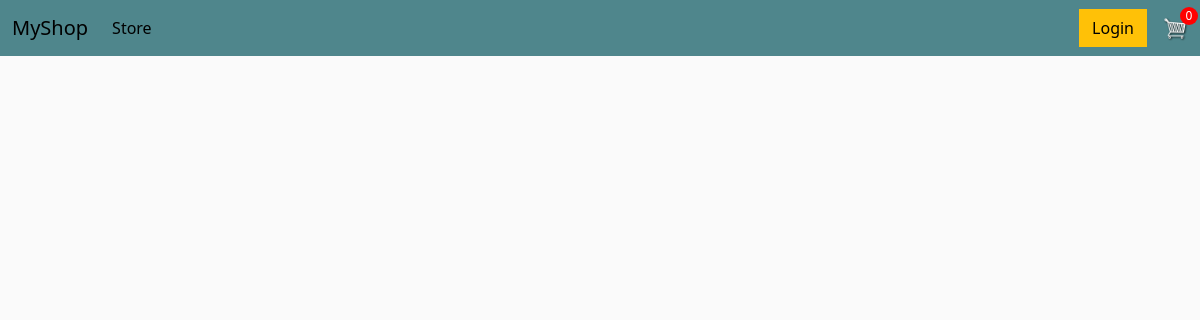
/, run on an earlier commit of the app's database.
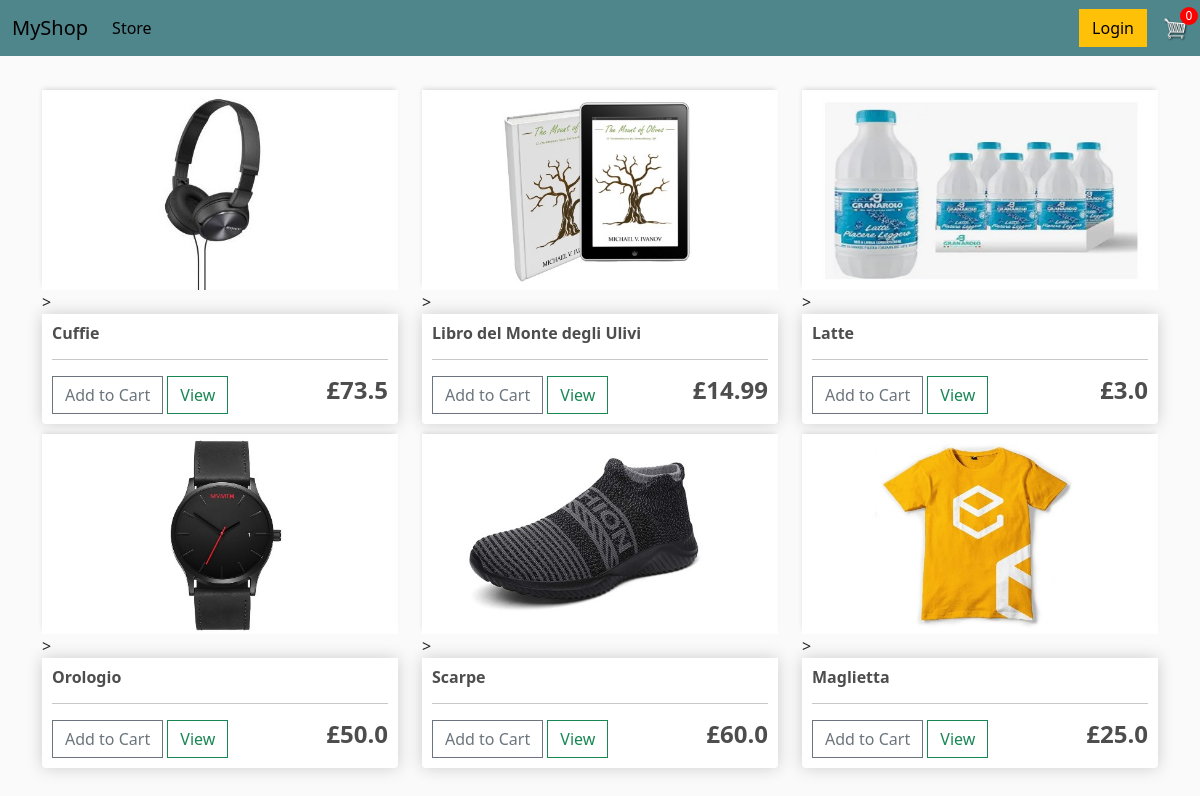
And on a later commit of the database.
### store/models.py (models this page shows, shortened)
class Product(models.Model):
	name = models.CharField(max_length=200)
	price = models.FloatField()
	digital = models.BooleanField(default=False, null=True, blank=True)
	image = models.ImageField(null=True, blank=True)
	@property
	def imageURL(self):
		try:
			url = url = '/static/images/' + str(self.image).split('/')[-1]
		except Exception:
			url = ''
		return url

### store/views.py (the view)
# urls.py: path('', include('store.urls')),
def store(request):
    data = cartData(request)
    cartItems = data['cartItems']
    products = Product.objects.all()
    context = {'products': products, 'cartItems': cartItems}
    return render(request, 'store/store.html', context)

### store/utils.py (called while the page is built, shortened)
def cookieCart(request):
    cookie_cart = json.loads(request.COOKIES.get('cart', '{}'))
    print('Cart:', cookie_cart)
    items = []
    order = {'get_cart_total': 0, 'get_cart_items': 0, 'shipping': False}
    cartItems = order['get_cart_items']
    return {'cartItems': cartItems, 'order': order, 'items': items}

def cartData(request):
    if request.user.is_authenticated:
        customer = request.user.customer
        order, created = Order.objects.get_or_create(customer=customer, complete=False)
        items = order.orderitem_set.all()
        cartItems = order.get_cart_items
    else:
        cookieData = cookieCart(request)
        items = cookieData['items']
        order = cookieData['order']
        cartItems = cookieData['cartItems']
    return {'items': items, 'order': order, 'cartItems': cartItems}

### store/templates/store/store.html
{% extends 'store/main.html' %}
{% load static %}
{% block content %}
	<div class="row">
		{% for product in products %}
		<div class="col-lg-4">
			<img class="thumbnail" src="{{product.imageURL}}">
>
			<div class="box-element product">
				<h6><strong>{{product.name}}</strong></h6>
				<hr>
				<button data-product="{{product.id}}" data-action="add" class="btn btn-outline-secondary add-btn update-cart">Add to Cart</button>
				<a class="btn btn-outline-success" href="#">View</a>
				<h4 style="display: inline-block; float: right"><strong>£{{product.price}}</strong></h4>
			</div>
		</div>
		{% endfor %}
	</div>
{% endblock content %}

### store/templates/store/main.html (shortened to what this page needs)
<!DOCTYPE html>
{% load static %}
<html lang="en">
<head>
    <link href="https://cdn.jsdelivr.net/npm/bootstrap@5.3.6/dist/css/bootstrap.min.css"
      rel="stylesheet"
>
        <link rel="stylesheet" type="text/css" href="{% static 'css/main.css' %}">
</head>
<body>
<nav class="navbar navbar-expand-lg navbar-purple bg-dark">
  <div class="container-fluid">
    <a class="navbar-brand" href="{% url 'store' %}">MyShop</a>
    <div class="collapse navbar-collapse" id="navbarSupportedContent">
      <ul class="navbar-nav me-auto mb-2 mb-lg-0">
        <li class="nav-item">
          <a class="nav-link active" aria-current="page" href="{% url 'store' %}">Store</a>
        </li>
      </ul>
      <div class="d-flex align-items-center">
        <a href="#" class="btn btn-warning me-3">Login</a>
        <div id="cart-container" class="position-relative">
          <a href="{% url 'cart' %}">
            <img id="cart-icon" src="{% static 'images/cart.png' %}" alt="Cart">
            <span id="cart-total">{{ cartItems}}</span>
          </a>
        </div>
      </div>
    </div>
  </div>
</nav>
 <div class="container mt-4">
    {% block content %}
    {% endblock content %}
</div>
</body>
</html>

### static/css/main.css (style rules this page uses)
body { background-color: hsl(0, 0%, 98%); }
h1, h2, h3, h4, h5, h6 { color: hsl(0, 0%, 30%); }
.box-element { box-shadow: hsl(0, 0%, 80%) 0 0 16px; background-color: #fff; border-radius: 4px; padding: 10px; }
.thumbnail { width: 100%; height: 200px; box-shadow: -1px -3px 5px -2px rgba(214, 214, 214, 1); }
.product { border-radius: 0 0 4px 4px; }
.bg-dark { background-color: #4f868c !important; }
#cart-container { position: relative; display: inline-block; }
#cart-icon { width: 25px; display: inline-block; }
#cart-total { position: absolute; top: -8px; right: -10px; background-color: red; color: #fff; width: 18px; height: 18px; border-radius: 50%; font-size: 12px; display: flex; align-items: center; justify-content: center; }
.col-lg-4, .col-lg-6, .col-lg-8, .col-lg-12 { margin-top: 10px; }
.btn { border-radius: 0; }

What changed in the data, as far as the page shows it:
added Product: imageURL (picture), name "Cuffie", price "73.5"
added Product: imageURL (picture), name "Libro del Monte degli Ulivi", price "14.99"
added Product: imageURL (picture), name "Latte", price "3.0"
added Product: imageURL (picture), name "Orologio", price "50.0"
added Product: imageURL (picture), name "Scarpe", price "60.0"
added Product: imageURL (picture), name "Maglietta", price "25.0"
